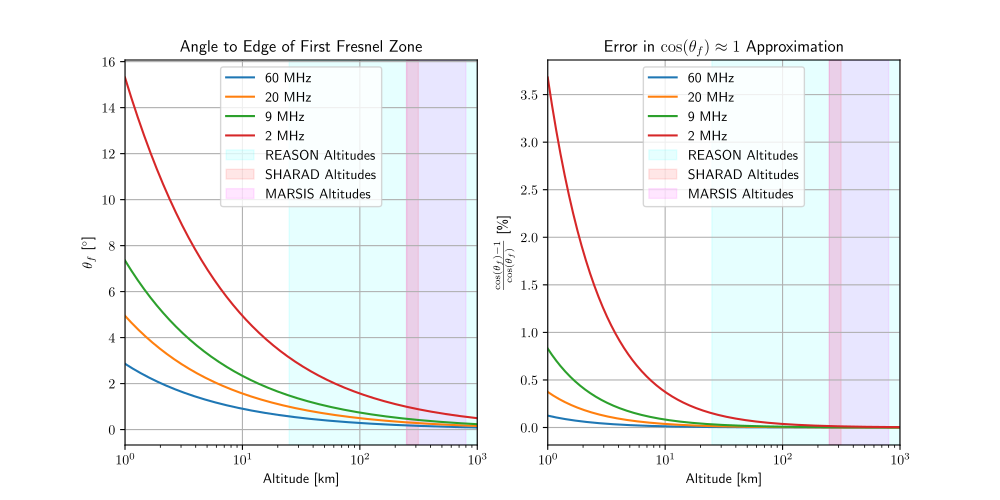

Here is the Python script that generated this plot:
import numpy as np
import matplotlib.pyplot as plt

# QUESTION: 
# what is the angle to the edge of the fresnel zone?

# --- PARAMETERS ---

c = 299792458

Fs   = np.array([60e6, 20e6, 9e6, 2e6])
lams = c / Fs

Hs   = np.logspace(np.log10(1e3), np.log10(1000e3), 500)


# --- COMPUTE ANGLE TO EDGE OF FIRST FRESNEL ZONE ---

plt.rcParams["text.usetex"] = True

fig, ax = plt.subplots(1, 2, figsize=(10, 5))

for f, lam in zip(Fs, lams):

    # compute angle to edge of fresnel zone
    theta = np.arctan(np.sqrt(lam / (2 * Hs)))

    ax[0].semilogx(Hs / 1e3, np.degrees(theta), label=f"{f/1e6:.0f} MHz")

    # compute the error introduced by q
    error      = (np.abs(np.cos(theta) - 1) / np.cos(theta))
    ax[1].semilogx(Hs / 1e3, 100 * error, label=f"{f/1e6:.0f} MHz")

ax[0].set_ylabel(r"$\theta_f$ [$^\circ$]")

# add overlay for typical spacecraft altitudes
for a in ax:
    a.axvspan(25, 1000, color="cyan", alpha=0.1, label="REASON Altitudes")
    # https://agupubs.onlinelibrary.wiley.com/doi/pdfdirect/10.1029/2006JE002701
    a.axvspan(250, 315, color="red", alpha=0.1, label="SHARAD Altitudes")
    # https://www2.mps.mpg.de/de/projekte/mars-express/marsis/index_print.html
    a.axvspan(250, 800, color="magenta", alpha=0.1, label="MARSIS Altitudes")

    a.set_xlim(1, 1000)

    a.legend()
    a.grid()
    a.set_xlabel("Altitude [km]")

ax[1].set_ylabel(r"$\frac{\cos(\theta_f) - 1}{\cos(\theta_f)}$ [\%]")
ax[1].set_title(r"Error in $\cos(\theta_f)\approx 1$ Approximation")
ax[0].set_title(r"Angle to Edge of First Fresnel Zone")

plt.savefig("FresnelAngle.pdf")

plt.show()
